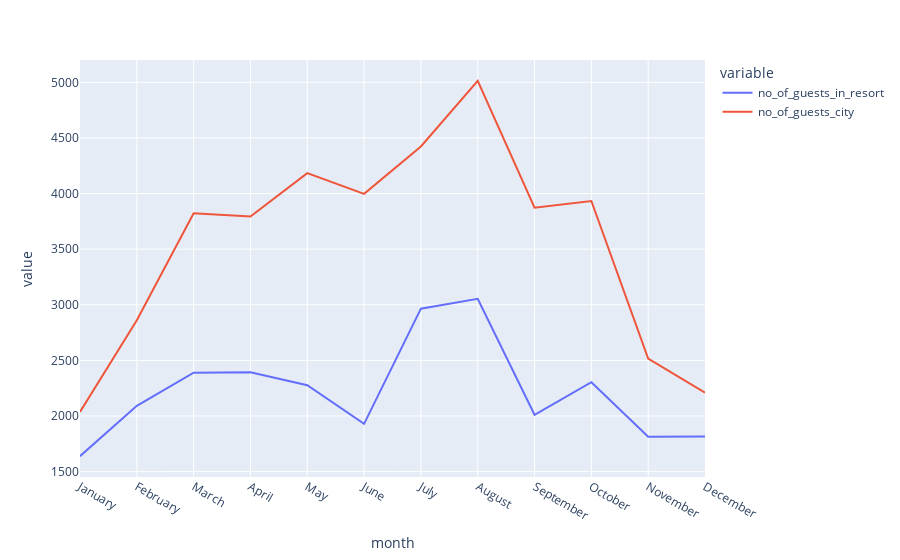

Notebook source saved alongside this figure:
### Code cell
final_rush_weekday=rush_resort_weekday.merge(rush_city_weekday,on='month')
final_rush_weekday.columns=['month','no_of_guests_in_resort','no_of_guests_city']
final_rush_weekday=sd.Sort_Dataframeby_Month(final_rush_weekday,'month')
ps.line(data_frame=final_rush_weekday,x='month',y=['no_of_guests_in_resort', 'no_of_guests_city'])

### Figure 1 — Plotly figure (JSON) as saved in the notebook; plotly's stock layout.template omitted (floating-point values rounded to 4 significant figures)
{"data": [{"hovertemplate": "variable=no_of_guests_in_resort<br>month=%{x}<br>value=%{y}<extra></extra>", "legendgroup": "no_of_guests_in_resort", "line": {"color": "#636efa", "dash": "solid"}, "marker": {"symbol": "circle"}, "mode": "lines", "name": "no_of_guests_in_resort", "orientation": "v", "showlegend": true, "type": "scatter", "x": ["January", "February", "March", "April", "May", "June", "July", "August", "September", "October", "November", "December"], "xaxis": "x", "y": [1639, 2091, 2389, 2393, 2276, 1929, 2965, 3053, 2011, 2304, 1814, 1815], "yaxis": "y"}, {"hovertemplate": "variable=no_of_guests_city<br>month=%{x}<br>value=%{y}<extra></extra>", "legendgroup": "no_of_guests_city", "line": {"color": "#EF553B", "dash": "solid"}, "marker": {"symbol": "circle"}, "mode": "lines", "name": "no_of_guests_city", "orientation": "v", "showlegend": true, "type": "scatter", "x": ["January", "February", "March", "April", "May", "June", "July", "August", "September", "October", "November", "December"], "xaxis": "x", "y": [2036, 2861, 3822, 3793, 4183, 3997, 4423, 5013, 3873, 3933, 2517, 2209], "yaxis": "y"}], "layout": {"legend": {"title": {"text": "variable"}, "tracegroupgap": 0}, "margin": {"t": 60}, "xaxis": {"anchor": "y", "domain": [0, 1], "title": {"text": "month"}}, "yaxis": {"anchor": "x", "domain": [0, 1], "title": {"text": "value"}}}}
